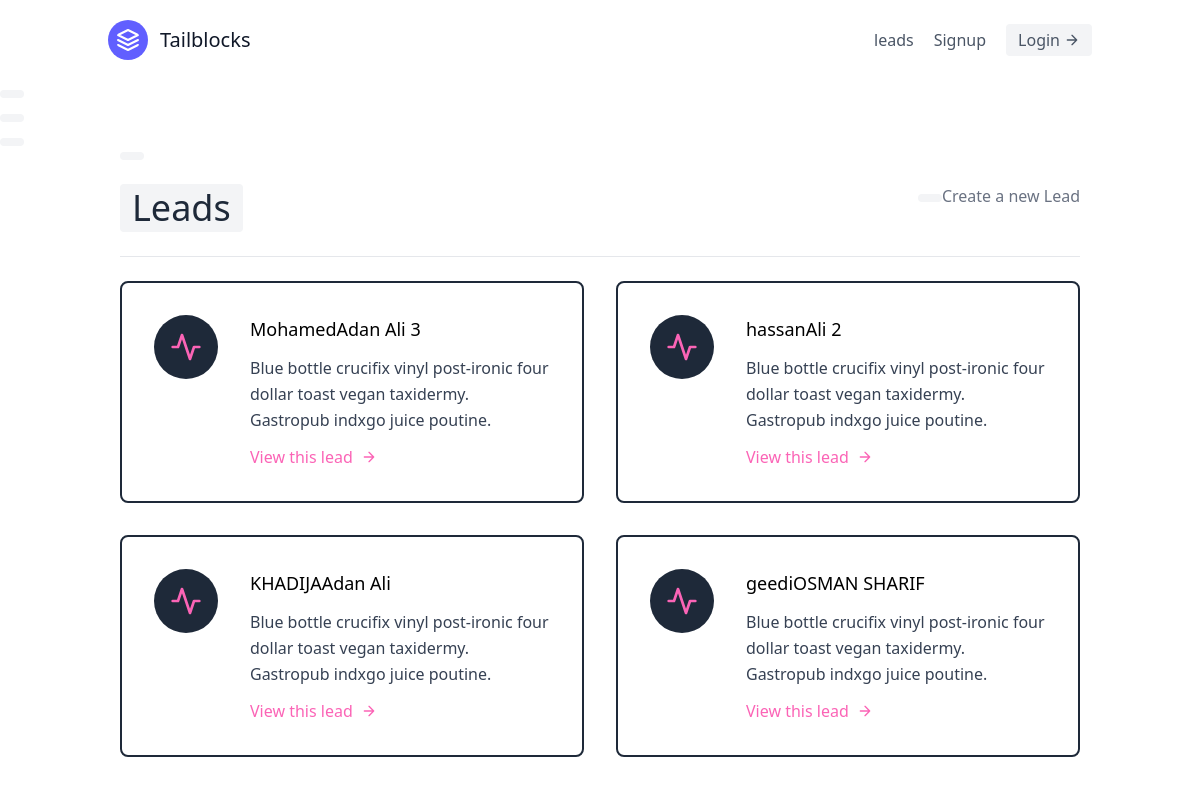
Page /leads/ on the earlier database version.
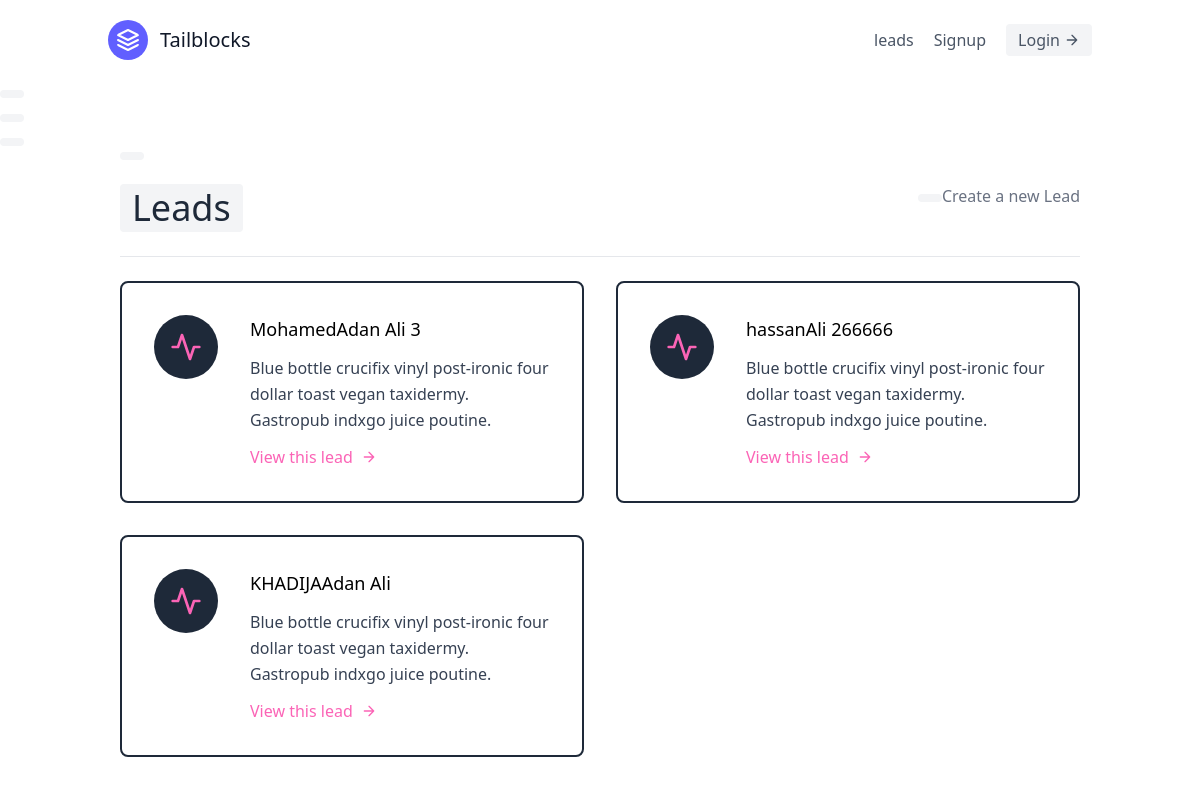
Same page on the later database version.
### leads/models.py (models this page shows, shortened)
class lead(models.Model):
    first_name = models.CharField(max_length=20)
    last_name = models.CharField(max_length=20)
    age = models.IntegerField(default=0)
    agent = models.ForeignKey("Agent", on_delete=models.CASCADE)

### leads/views.py (the view)
# urls.py: path("", LeadListView.as_view(), name="lead-list"),
class LeadListView(ListView):
    template_name = "leads/lead_list.html"
    queryset = lead.objects.all()

### leads/templates/leads/lead_list.html
{% extends "base.html" %}
{% block content %}
<section class="text-gray-700 body-font">
  <div class="container px-8  mx-auto flex flex-wrap">
  <div class="w-full mb-6 py-6 flex justify-between iterm-center border-b border-gray-200 ">
    <div>
        <h1 class="text-4xl text-gray-800">Leads</h1>
    </div>
    <div>
        <a class="text-gray-500 hover:text-blue-500" href="{% url 'leads:lead-create' %}">Create a new Lead</a>
    </div>
  </div>
    <div class="flex flex-wrap -m-4">
      {% for lead in object_list %}
        <div class="p-4 lg:w-1/2 md:w-full">
            <div class="flex border-2 rounded-lg border-gray-800 p-8 sm:flex-row flex-col">
                <div class="w-16 h-16 sm:mr-8 sm:mb-0 mb-4 inline-flex items-center justify-center rounded-full bg-gray-800 text-pink-400 flex-shrink-0">
                    <svg fill="none" stroke="currentColor" stroke-linecap="round" stroke-linejoin="round" stroke-width="2" class="w-8 h-8" viewBox="0 0 24 24">
                    <path d="M22 12h-4l-3 9L9 3l-3 9H2"></path>
                    </svg>
                </div>
                <div class="flex-grow">
                    <h2 class="text-black text-lg title-font font-medium mb-3">
                    {{ lead.first_name }}{{ lead.last_name }}
                    </h2>
                    <p class="leading-relaxed text-base">
                    Blue bottle crucifix vinyl post-ironic four dollar toast vegan taxidermy. Gastropub indxgo juice poutine.
                    </p>
                    <a href="{% url 'leads:lead-detail' lead.pk %}" class="mt-3 text-pink-400 inline-flex items-center">
                        View this lead
                        <svg fill="none" stroke="currentColor" stroke-linecap="round" stroke-linejoin="round" stroke-width="2" class="w-4 h-4 ml-2" viewBox="0 0 24 24">
                            <path d="M5 12h14M12 5l7 7-7 7"></path>
                        </svg>
                    </a>
                </div>
            </div>
        </div>
      {% endfor%}
    </div>
  </div>
</section>
{% endblock content%}

Differences in the rows shown:
removed lead: first_name "geedi", last_name "OSMAN SHARIF"
changed lead "hassan": last_name "Ali 2" → "Ali 266666"
